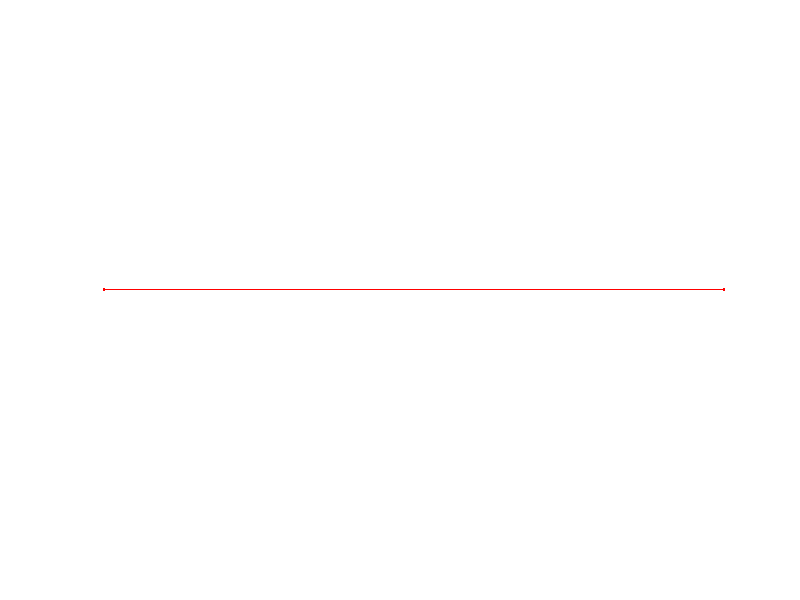

Here is the MATLAB script that generated this plot: (Note: this script raises an error after producing the figure.)
close all
theta = linspace(pi/2,-pi/2,25); %25 values from -pi/2 to pi/2
rit = [cos(theta);sin(theta)]; %right arc of the circle
left = [-cos(theta);sin(theta)]; %left arc of the circle
clc
close all
saveAxis = zeros(25,4); %save the axis
figure(1) 
filename = 'circle.gif'; % gif file
for n = 1:1:25    % repeats 25 times 
    plot([rit(1, n),left(1,n)],[rit(2,n),left(2,n)],'r.-') % draws the lines between the right and left points
    axis equal % makes it look like a circle
    axis off % takes the axis off
    hold on % holds the graph to add on
    pause(.02) 
    drawnow % draws the gif
    frame = getframe(1);
    im = frame2im(frame);
    [imind,cm] = rgb2ind(im,256);
    if n == 1
        imwrite(imind,cm,filename,'gif','DelayTime',0, 'Loopcount',inf);
    else
        imwrite(imind,cm,filename,'gif','DelayTime',0, 'WriteMode','append');
    end   
    ax=axis;
    saveAxis(n,:)=ax; %saves the axis
end
figure(1)
filename = 'circle.gif'; % gif file name
for n = 25:-1:1    % repeats 25 times to go backwards
    plot([rit(1, n),left(1,n)],[rit(2,n),left(2,n)],'w.-') % draws over in white
    hold on % holds to add onto the graph
    pause(.02)
    drawnow % draws the graph
    frame = getframe(1);
    im = frame2im(frame);
    [imind,cm] = rgb2ind(im,256);    
    imwrite(imind,cm,filename,'gif','DelayTime',0, 'WriteMode','append');
    axis(saveAxis(n,:)); %saves the axis
end
